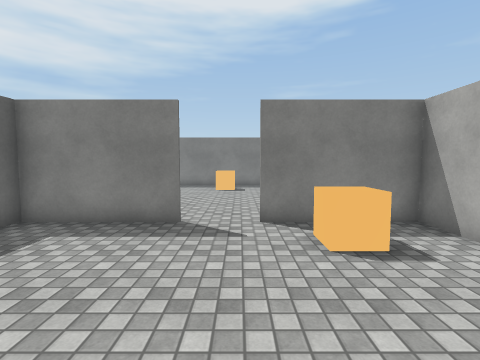
[1] (above)

24 first-person views from a walk through a 3-D level made in the Unity game engine. The camera is 1.5 m above the floor, tilts 4° down and sees 85° across. The floor is counted in squares, 1 m on a side. Each view is taken from the middle of a square. On the plan, view 1 faces up. The plan holds only what a view shows up to about 14 squares ahead; the rest is blank. Surface patterns are stand-ins for the level's own textures.

[2]
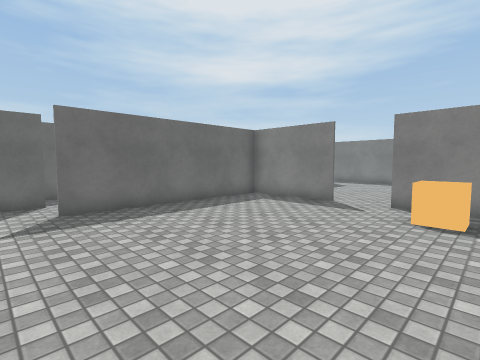

[3]
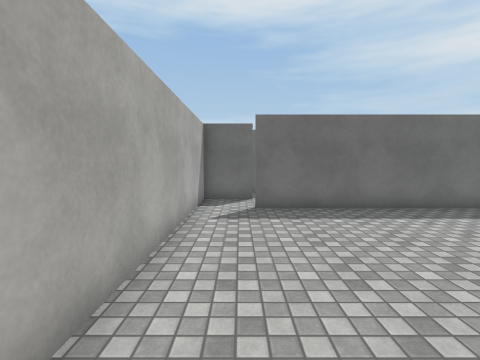

[4]
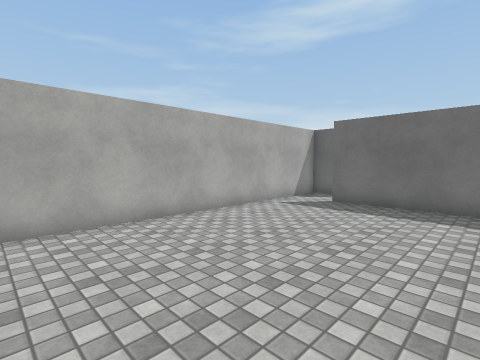

[5]
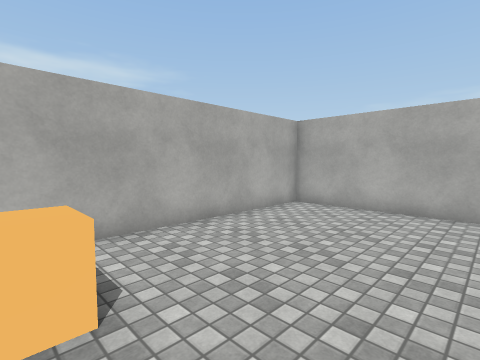

[6]
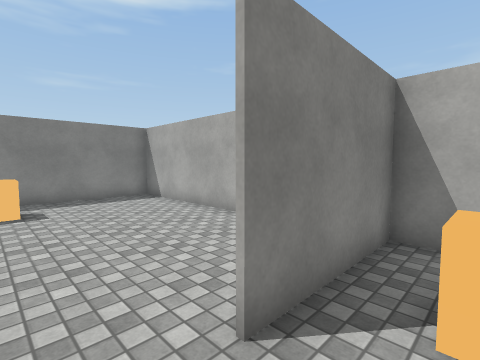

[7]
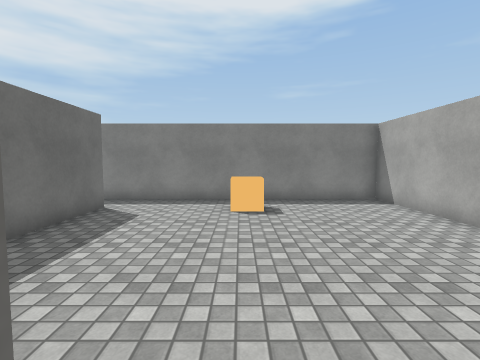

[8]
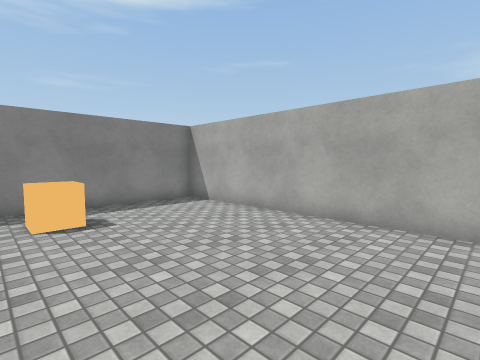

[9]
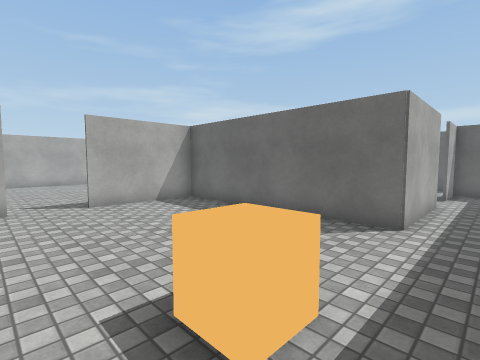

[10]
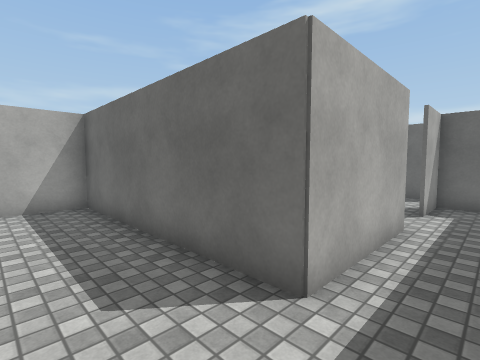

[11]
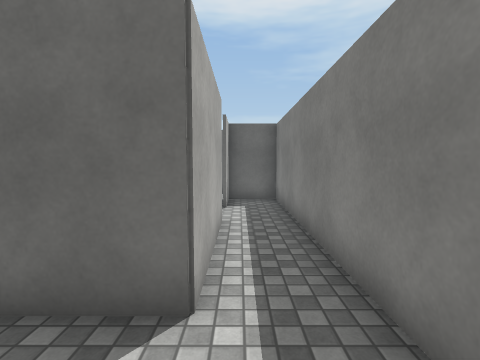

[12]
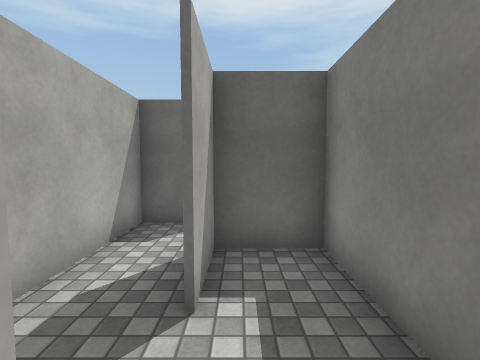

[13]
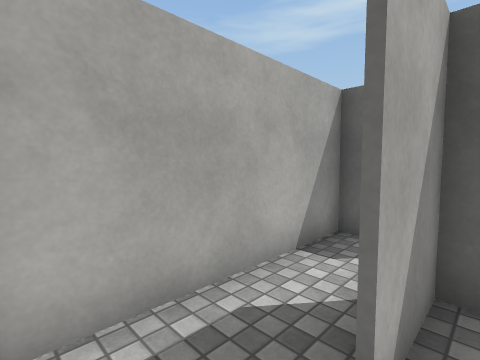

[14]
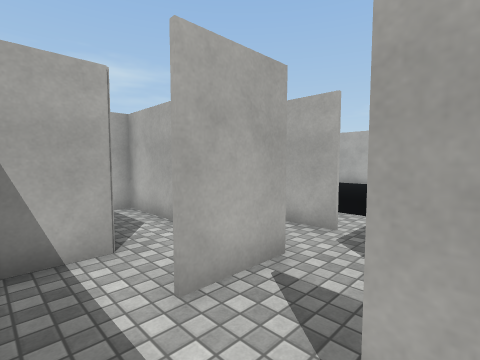

[15]
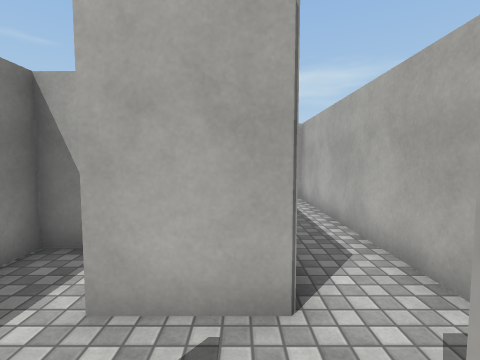

[16]
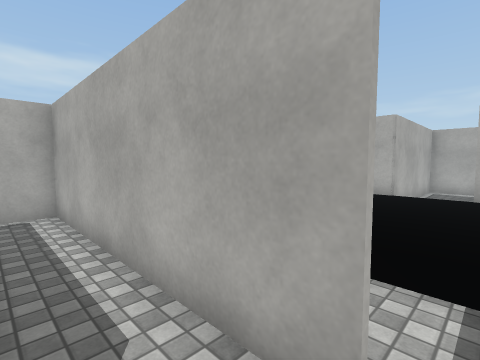

[17]
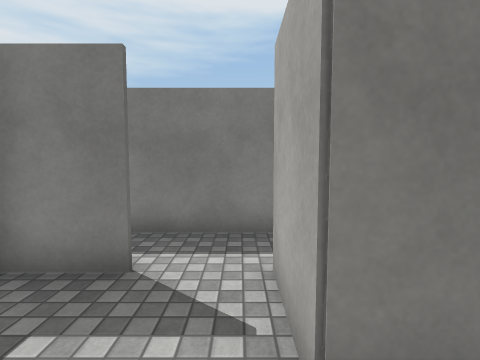

[18]
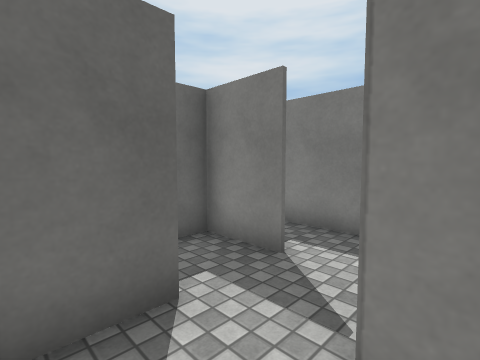

[19]
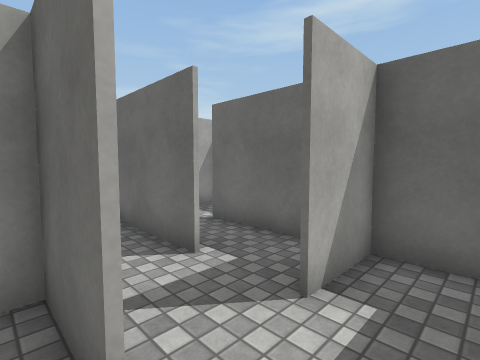

[20]
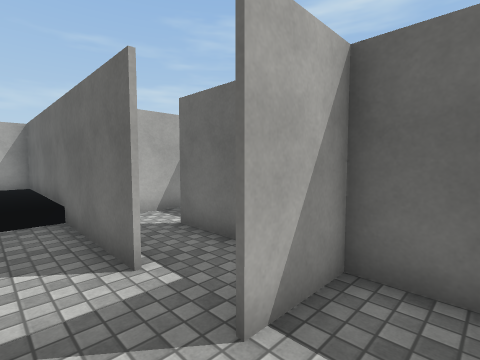

[21]
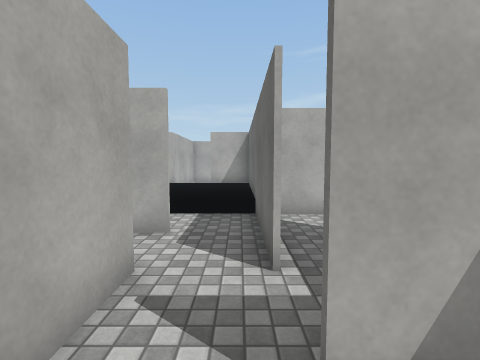

[22]
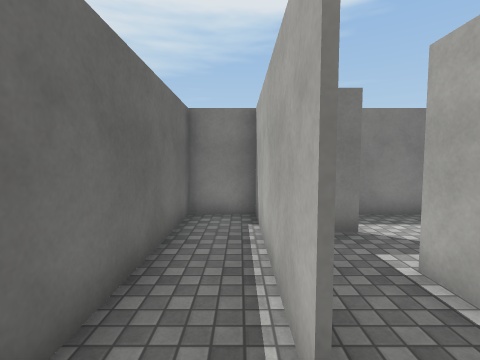

[23]
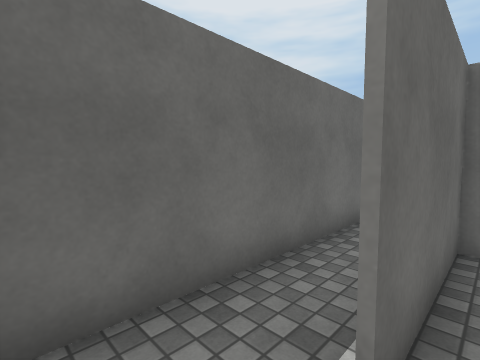

[24]
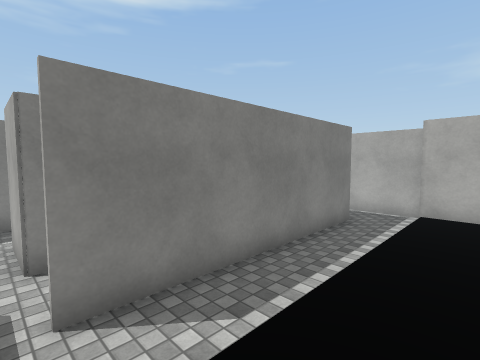

### Floor plan
Key: @ floor where view 1 was taken; # wall or solid block; . main floor; : floor 0.5 m higher than the main floor; C orange cube.
Columns run from 22 left of view 1 to 5 right of it. Each row starts with its distance up from view 1.
 17 ############################
 16 #..#.....#.................#
 15 #..#.....#...........C.....#
 14 #..##..#.##..#####...CC....#
 13 #..#...#.....#   #.........#
 12 #..#.#.#######.# #.........#
 11 #..#.#.........#.#.........#
 10 #....#.#########.#.........#
  9 #....#...........#.........#
  8 ######:::  ::::###.........#
  7      #:::  ::::# #.........#
  6      #:::        ####..#####
  5      #::::       #......C..#
  4      #::::       #......C..#
  3      #::::       #.........#
  2      ##  ##      #.........#
  1          #       #.........#
  0          #      ##....@....#
 -1         .#   #...#.........#
 -2        ..#     #...........#
 -3        ..#     #...........#
 -4        ###     #############

Positions as (right, up) in squares from view 1, and headings:
1: (0, 0), facing up
2: (3, -3), facing up-left
3: (3, -2), facing left
4: (4, 3), facing down-left
5: (-1, 5), facing down-right
6: (-1, 5), facing up-right
7: (-1, 6), facing up
8: (-2, 7), facing up-right
9: (1, 16), facing down-left
10: (-3, 16), facing down-left
11: (-3, 15), facing left
12: (-9, 15), facing left
13: (-10, 15), facing down-left
14: (-18, 16), facing down-right
15: (-18, 13), facing right
16: (-16, 12), facing down-right
17: (-16, 11), facing up
18: (-15, 11), facing up-left
19: (-15, 16), facing down-left
20: (-16, 16), facing down-left
21: (-17, 16), facing down
22: (-20, 9), facing up
23: (-19, 9), facing up-left
24: (-16, 7), facing up-right
